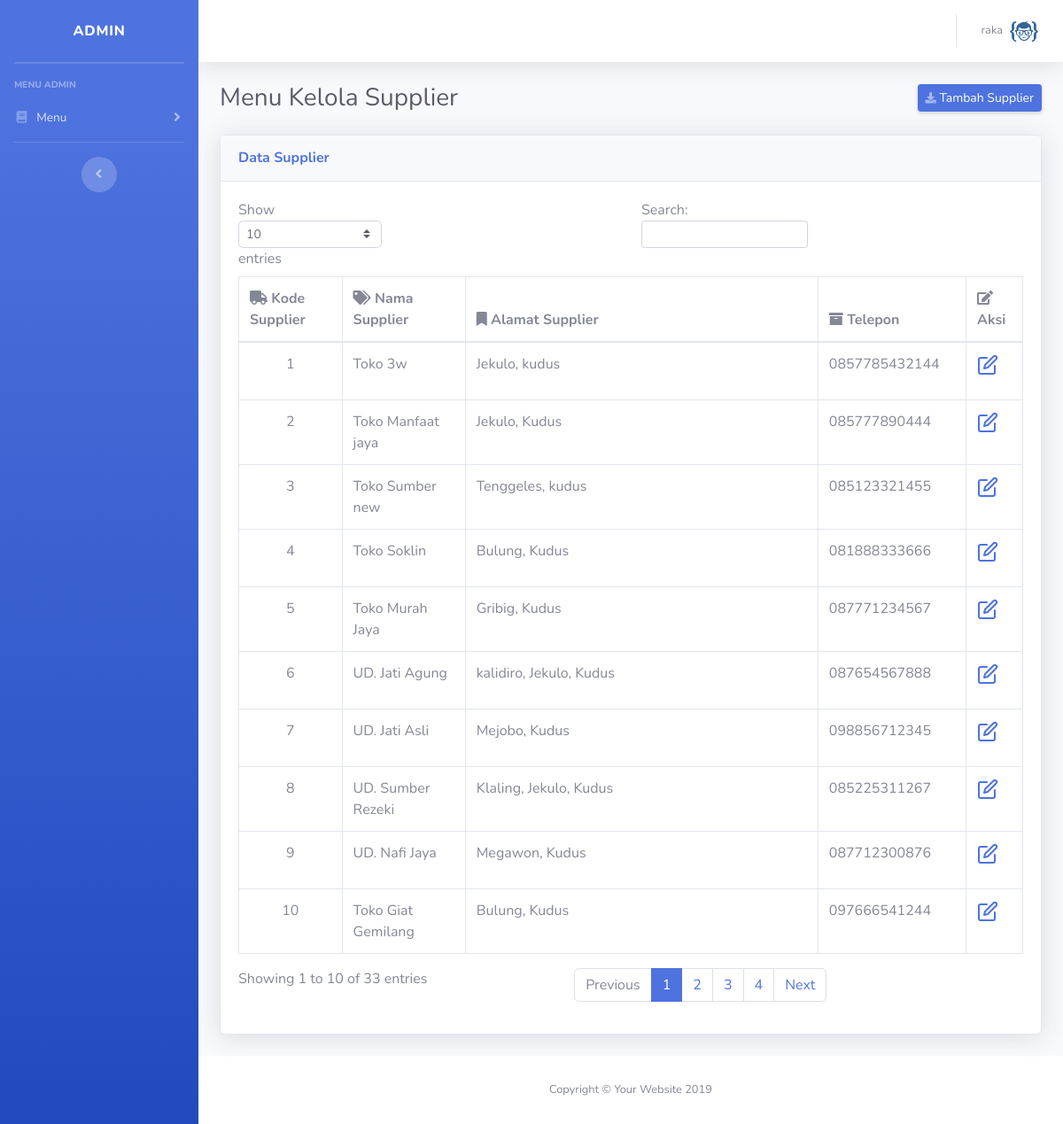
Screenshot of /admin/supplier.php (signed in) with the database file from the repository.
### tables this page shows
CREATE TABLE `tb_user` (
  `username` varchar(20) NOT NULL,
  `password` varchar(20) DEFAULT NULL,
  `nama` text DEFAULT NULL,
  `tgl_lahir` date DEFAULT NULL,
  `alamat` text DEFAULT NULL,
  `kota` text DEFAULT NULL,
  `no_hp` text DEFAULT NULL,
  `jabatan` enum('admin','gudang','pemilik') DEFAULT NULL,
  `ket` enum('ada','tidak') NOT NULL DEFAULT 'ada'
);

CREATE TABLE `tb_supplier` (
  `id_supplier` int(3) NOT NULL,
  `nm_supplier` varchar(20) NOT NULL,
  `alamat` text DEFAULT NULL,
  `kota` text DEFAULT NULL,
  `no_hp` text DEFAULT NULL,
  `ket` enum('ada','tidak') NOT NULL DEFAULT 'ada'
);

### session.php (called while the page is built, shortened)
<?php
$session_id=$_SESSION['username'];
?>

### admin/supplier.php (the view, shortened to what this page needs)
<?php
include('../koneksi.php');
include('../session.php');
$result = mysqli_query($conn, "select * from tb_user where username='$session_id'") or die('Error In Session');
$row = mysqli_fetch_array($result);
?>
<!DOCTYPE html>
<html lang="en">
<?php include('include/head.php') ?>
<body id="page-top">
  <div id="wrapper">
    <?php include('include/sidebar.php') ?>
    <div id="content-wrapper" class="d-flex flex-column">
      <div id="content">
        <?php include('include/nav_bar.php') ?>
        <div class="container-fluid">
          <div class="d-sm-flex align-items-center justify-content-between mb-4">
            <h1 class="h3 mb-0 text-gray-800">Menu Kelola Supplier</h1>
            <a href="#" name="profile" data-toggle="modal" data-target="#dataSupplier" class="btn btn-sm btn-primary shadow-sm"><i class="fas fa-download fa-sm text-white-50"></i> Tambah Supplier</a>
          </div>
          <div class="card shadow mb-4">
            <div class="card-header py-3">
              <h6 class="m-0 font-weight-bold text-primary">Data Supplier</h6>
            </div>
            <div class="card-body">
              <div class="table-responsive">
                <table class="table table-bordered" id="dataTable" width="100%" cellspacing="0">
                  <thead>
                    <tr>
                      <th><i class="fa fa-truck"></i> Kode Supplier</th>
                      <th><i class="fa fa-tags"></i> Nama Supplier</th>
                      <th><i class="fa fa-bookmark"></i> Alamat Supplier</th>
                      <th><i class=" fa fa-archive"></i> Telepon</th>
                      <th><i class="fa fa-edit"></i> Aksi</th>
                    </tr>
                  </thead>
                  <tbody>
                    <?php
                    $sql_tampil = "select * from tb_supplier where ket='ada'";
                    $query_tampil = mysqli_query($conn, $sql_tampil);
                    while ($data = mysqli_fetch_assoc($query_tampil)) {
                    ?>
                      <tr>
                        <td align="center"><?php echo $data['id_supplier'] ?></td>
                        <td><?php echo $data['nm_supplier'] ?></td>
                        <td>
                          <p><?php echo $data['alamat'] ?>, <?php echo $data['kota'] ?></p>
                        </td>
                        <td><?php echo $data['no_hp'] ?></td>
                        <td>
                          <a id="detail_supplier" href="javascript:void(0);" class="bs-tooltip" data-toggle="modal" data-target="#supplier_detail" data-placement="top" title="" data-original-title="Detail" data-id_supplier="<?= $data['id_supplier'] ?>" data-kota="<?= $data['kota'] ?>" data-nm_supplier="<?= $data['nm_supplier'] ?>" data-alamat="<?= $data['alamat'] ?>" data-no_hp="<?= $data['no_hp'] ?>">
                          </a>
                        </td>
                      </tr>
                    <?php
                    }
                    ?>
                  </tbody>
                </table>
              </div>
            </div>
          </div>
        </div>
      </div>
      <footer class="sticky-footer bg-white">
        <div class="container my-auto">
          <div class="copyright text-center my-auto">
            <span>Copyright &copy; Your Website 2019</span>
          </div>
        </div>
      </footer>
    </div>
  </div>
</body>
</html>

### admin/include/sidebar.php (shortened to what this page needs)
<ul class="navbar-nav bg-gradient-primary sidebar sidebar-dark accordion" id="accordionSidebar">
    <a class="sidebar-brand d-flex align-items-center justify-content-center" href="index.php">
        <div class="sidebar-brand-text mx-3"><?php echo "<td align='left'>" . $row['username'] . "</td>"; ?><sup></sup></div>
    </a>
    <hr class="sidebar-divider my-0">
    <hr class="sidebar-divider">
    <div class="sidebar-heading">
        Menu Admin
    </div>
    <li class="nav-item">
        <a class="nav-link collapsed" href="#" data-toggle="collapse" data-target="#collapseTwo" aria-expanded="true" aria-controls="collapseTwo">
            <i class="fas fa-fw fa-book"></i>
            <span>Menu</span>
        </a>
    </li>
    <hr class="sidebar-divider">
    <div class="text-center d-none d-md-inline">
        <button class="rounded-circle border-0" id="sidebarToggle"></button>
    </div>
</ul>

### admin/include/nav_bar.php (shortened to what this page needs)
<nav class="navbar navbar-expand navbar-light bg-white topbar mb-4 static-top shadow">
    <ul class="navbar-nav ml-auto">
        <li class="nav-item dropdown no-arrow">
            <a class="nav-link dropdown-toggle" href="#" id="userDropdown" role="button" data-toggle="dropdown" aria-haspopup="true" aria-expanded="false">
                <span class="mr-2 d-none d-lg-inline text-gray-600 small"><?php echo "<td align='left'>" . $row['nama'] . "</td>"; ?></span>
                <img class="img-profile rounded-circle">
            </a>
        </li>
    </ul>
</nav>

### rows the page displays
tb_user: username "ADMIN", nama "raka"
tb_supplier: id_supplier "1", nm_supplier "Toko 3w", alamat "Jekulo", kota "kudus", no_hp "0857785432144"
tb_supplier: id_supplier "2", nm_supplier "Toko Manfaat jaya", alamat "Jekulo", kota "Kudus", no_hp "085777890444"
tb_supplier: id_supplier "3", nm_supplier "Toko Sumber new", alamat "Tenggeles", kota "kudus", no_hp "085123321455"
tb_supplier: id_supplier "4", nm_supplier "Toko Soklin", alamat "Bulung", kota "Kudus", no_hp "081888333666"
tb_supplier: id_supplier "5", nm_supplier "Toko Murah Jaya", alamat "Gribig", kota "Kudus", no_hp "087771234567"
tb_supplier: id_supplier "6", nm_supplier "UD. Jati Agung", alamat "kalidiro, Jekulo", kota "Kudus", no_hp "087654567888"
tb_supplier: id_supplier "7", nm_supplier "UD. Jati Asli", alamat "Mejobo", kota "Kudus", no_hp "098856712345"
tb_supplier: id_supplier "8", nm_supplier "UD. Sumber Rezeki", alamat "Klaling, Jekulo", kota "Kudus", no_hp "085225311267"
tb_supplier: id_supplier "9", nm_supplier "UD. Nafi Jaya", alamat "Megawon", kota "Kudus", no_hp "087712300876"
tb_supplier: id_supplier "10", nm_supplier "Toko Giat Gemilang", alamat "Bulung", kota "Kudus", no_hp "097666541244"
